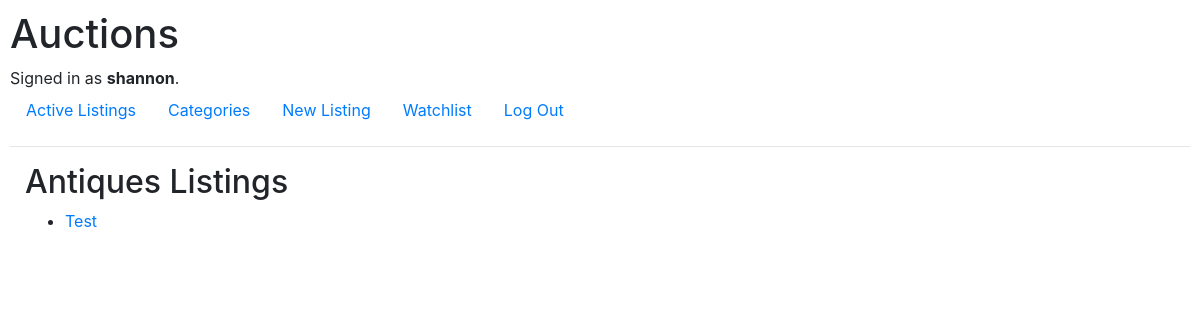
Screenshot of /categories/antiques (signed in) with the database file from the repository.
### auctions/models.py (models this page shows, shortened)
class User(AbstractUser):
    pass

class Auction(models.Model):
    seller = models.ForeignKey(User, on_delete=models.CASCADE, related_name="user_listings")
    title = models.CharField(max_length=420)
    description = models.CharField(max_length=2000)
    img = models.CharField(max_length=3000)
    listed = models.DateTimeField(auto_now_add=True)
    bid_starting = models.DecimalField(max_digits=6, decimal_places=2)
    bid_current = models.ForeignKey(Bid, on_delete=models.DO_NOTHING)
    category = models.CharField(max_length=100)
    winner = models.ForeignKey(User, on_delete=models.DO_NOTHING, null=True)
    active = models.BooleanField()

### auctions/views.py (the view)
# urls.py: path("categories/<str:name>", views.category, name="category")
def category(request, name):
    listings = Auction.objects.filter(category=name)
    return render(request, "auctions/category.html", {
        "listings":listings,
        "title":name.capitalize()
    })

### auctions/templates/auctions/category.html
{% extends "auctions/layout.html" %}
{% load staticfiles %}
{% block body %}
<div class="container-fluid">
    <h2>{{title}} Listings</h2>
    <ul>
        {% for item in listings %}
        <li>
            <a href="{% url 'listing' item.pk %}">
                {{ item.title }}
            </a>
        </li>
        {% endfor %}
    </ul>
</div>
{% endblock %}

### auctions/templates/auctions/layout.html (shortened to what this page needs)
{% load static %}
<!DOCTYPE html>
<html lang="en">
    <head>
        <link rel="stylesheet" href="https://stackpath.bootstrapcdn.com/bootstrap/4.4.1/css/bootstrap.min.css">
        <link href="{% static 'auctions/styles.css' %}" rel="stylesheet">
    </head>
    <body>
        <h1>Auctions</h1>
        <div>
            {% if user.is_authenticated %}
                Signed in as <strong>{{ user.username }}</strong>.
            {% else %}
                Not signed in.
            {% endif %}
        </div>
        <ul class="nav">
            <li class="nav-item">
                <a class="nav-link" href="{% url 'index' %}">Active Listings</a>
            </li>
            <li class="nav-item">
                <a class="nav-link" href="{% url 'categories' %}">Categories</a>
            </li>
            {% if user.is_authenticated %}
                <li class="nav-item">
                    <a class="nav-link" href="{% url 'new_auction' %}">New Listing</a>
                </li>
                <li class="nav-item">
                    <a class="nav-link" href="{% url 'watchlist' %}">Watchlist</a>
                </li>
                <li class="nav-item">
                    <a class="nav-link" href="{% url 'logout' %}">Log Out</a>
                </li>
            {% endif %}
        </ul>
        <hr>
        {% block body %}
        {% endblock %}
    </body>
</html>

### auctions/static/auctions/styles.css (style rules this page uses)
body { padding: 10px; }

### rows the page displays
User: username "shannon"
Auction: category "Antiques", title "Test"
